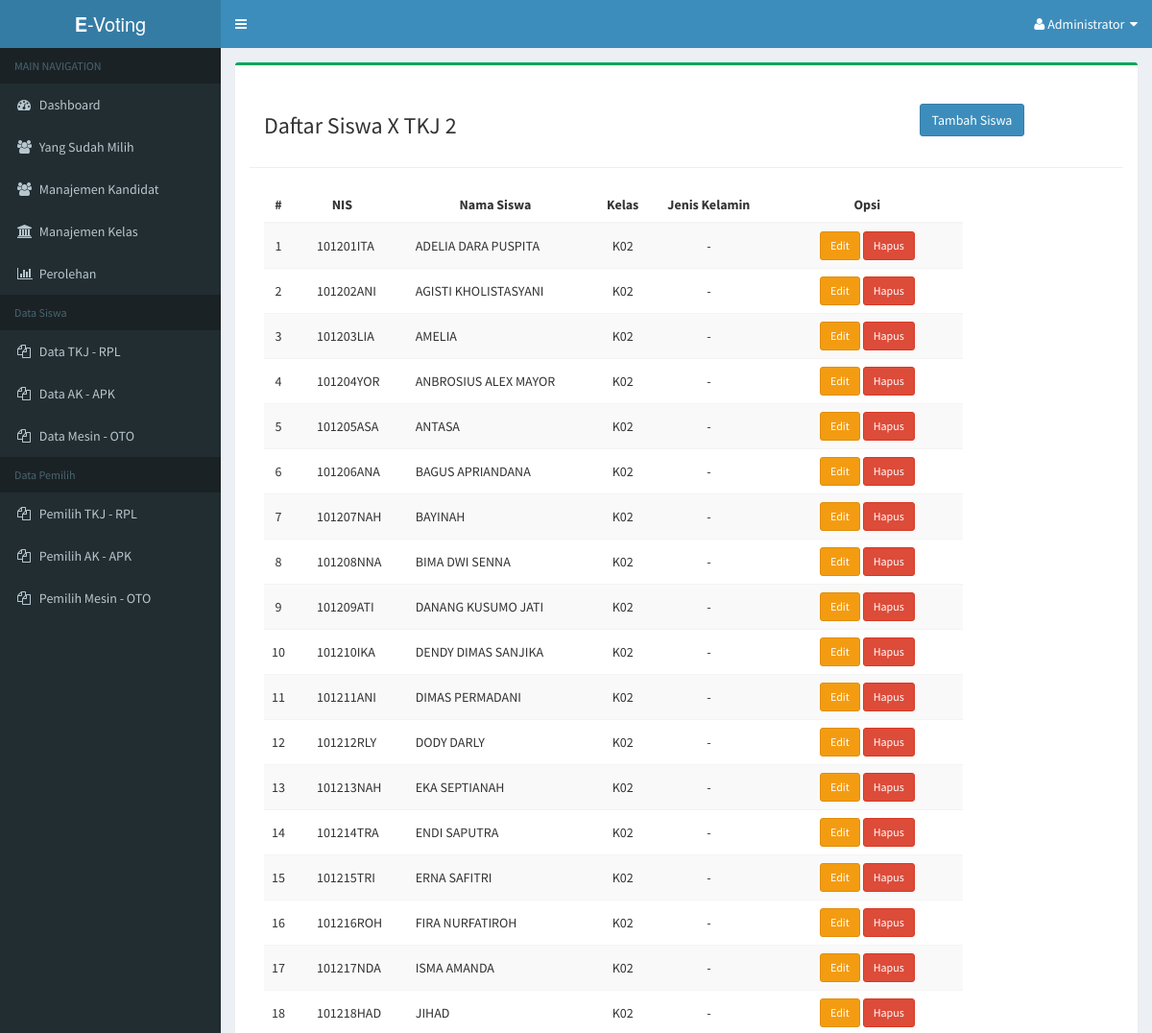
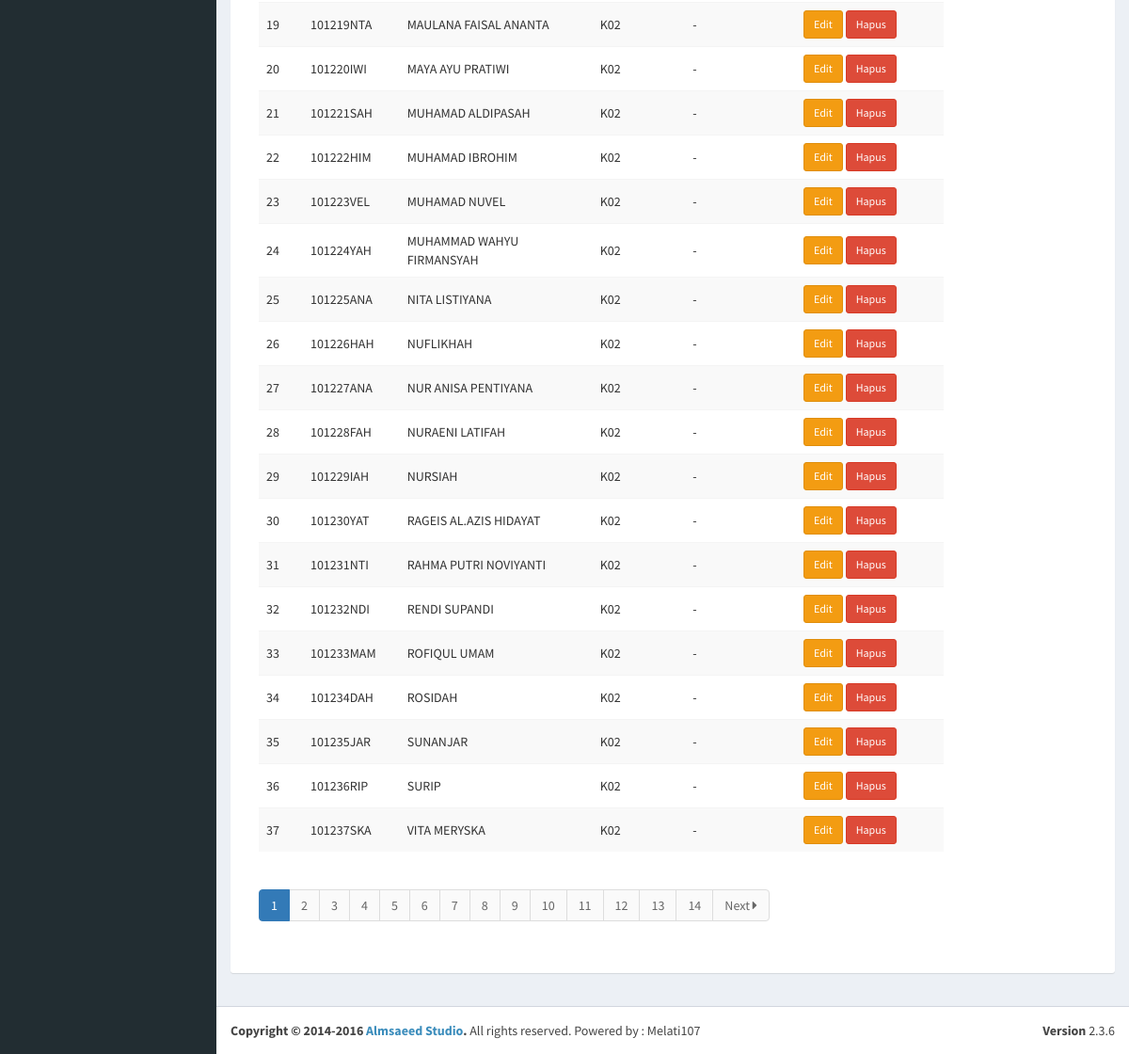
/admin/dashboard.php?page=X-TKJ-2 (signed in), run on the app's committed database (2 pictures, top to bottom).
### tables this page shows
CREATE TABLE IF NOT EXISTS `t_user` (
  `id_user` varchar(10) NOT NULL,
  `fullname` varchar(50) NOT NULL,
  `id_kelas` varchar(3) NOT NULL,
  `jk` enum('L','P') NOT NULL,
  `pemilih` enum('Y','N') NOT NULL DEFAULT 'Y'
);

### admin/siswa-kelas/X-TKJ-2.php (the view, shortened to what this page needs)
<div class="row">
   <div class="col-md-9 col-sm-9">
      <h3>Daftar Siswa X TKJ 2</h3>
   </div>
   <div class="col-md-3 col-sm-3" style="padding-top:10px;">
      <a class="btn btn-primary" href="?page=user&action=tambah">Tambah Siswa</a>
   </div>
   <hr />
   <div class="col-md-10 col-sm-12">
      <table class="table table-striped table-hover">
            <thead>
                  <tr>
                  <th style="text-align:center;">#</th>
                  <th style="text-align:center;">NIS</th>
                  <th style="text-align:center;">Nama Siswa</th>
                  <th style="text-align:center">Kelas</th>
                  <th width="130px" style="text-align:center;">Jenis Kelamin</th>
                  <th width="200px" style="text-align:center;">Opsi</th>
                  </tr>
            </thead>
            <tbody>
                  <?php
                  require('../include/connection.php');
                  if (isset($_GET['hlm'])) {
                              $hlm = $_GET['hlm'];
                              $no  = (100*$hlm) - 99;
                        } else {
                              $hlm = 1;
                              $no  = 1;
                        }
                  $sql = mysqli_query($con, "SELECT * FROM t_user  WHERE id_kelas='K02' ORDER BY fullname ASC ");
                  if (mysqli_num_rows($sql) > 0) {
                  while($data = mysqli_fetch_array($sql)) {
                        ?>
                        <tr>
                        <td style="text-align:center;vertical-align:middle;">
                              <?php echo $no++; ?>
                        </td>
                        <td style="padding-left:25px;vertical-align:middle;">
                              <?php echo $data['id_user']; ?>
                        </td>
                        <td style="padding-left:25px;vertical-align:middle;">
                              <?php echo $data['fullname']; ?>
                        </td>
                        <td style="text-align:center;vertical-align:middle;">
                              <?php echo $data['id_kelas']; ?>
                        </td>
                        <td style="text-align:center;vertical-align:middle;">
                              -
                        </td>
                        <td style="text-align:center;vertical-align:middle;">
                              <a href="?page=user&action=edit&id=<?php echo $data['id_user']; ?>" class="btn btn-warning btn-sm">
                              Edit
                              </a>
                              <a href="?page=user&action=hapus&id=<?php echo $data['id_user']; ?>" onclick="return confirm('Yakin ingin menghapus user ini ?');" class="btn btn-danger btn-sm">
                              Hapus
                              </a>
                        </td>
                        </tr>
                        <?php
                  }
                  } else {
                  echo "<tr>
                              <td colspan='5' style='text-align:center;'><h4>Belum ada data</h4></td>
                        </tr>";
                  }
                  ?>
            </tbody>
      </table>
      <?php
      echo '<ul class="pagination">';
      ?>
      <?php
         $hitung = mysqli_num_rows(mysqli_query($con, "SELECT * FROM t_user"));
         $total  = ceil($hitung / 100);
         for ($i = 1; $i <= $total ; $i++) {
      ?>
            <li <?php if ($hlm != $i) { echo 'class="waves-effect"'; } else { echo 'class="active"'; } ?>>
               <a href="?page=user&hlm=<?php  echo $i; ?>">
                  <?php  echo $i; ?>
               </a>
            </li>
         <?php
         }
         if ($hlm < $total) {
            $next = $hlm + 1;
         ?>
            <li class="waves-effect">
               <a href="?page=user&hlm=<?php  echo $next; ?>">
                  Next <i class='fa fa-caret-right'></i>
               </a>
            </li>
         <?php
         }
      echo '</ul>';
      ?>
      </div>
</div>

### data on the page
t_user: id_user "101201ITA", fullname "ADELIA DARA PUSPITA", id_kelas "K02"
t_user: id_user "101202ANI", fullname "AGISTI KHOLISTASYANI", id_kelas "K02"
t_user: id_user "101203LIA", fullname "AMELIA", id_kelas "K02"
t_user: id_user "101204YOR", fullname "ANBROSIUS ALEX MAYOR", id_kelas "K02"
t_user: id_user "101205ASA", fullname "ANTASA", id_kelas "K02"
t_user: id_user "101206ANA", fullname "BAGUS APRIANDANA", id_kelas "K02"
t_user: id_user "101207NAH", fullname "BAYINAH", id_kelas "K02"
t_user: id_user "101208NNA", fullname "BIMA DWI SENNA", id_kelas "K02"
t_user: id_user "101209ATI", fullname "DANANG KUSUMO JATI", id_kelas "K02"
t_user: id_user "101210IKA", fullname "DENDY DIMAS SANJIKA", id_kelas "K02"
t_user: id_user "101211ANI", fullname "DIMAS PERMADANI", id_kelas "K02"
t_user: id_user "101212RLY", fullname "DODY DARLY", id_kelas "K02"
t_user: id_user "101213NAH", fullname "EKA SEPTIANAH", id_kelas "K02"
t_user: id_user "101214TRA", fullname "ENDI SAPUTRA", id_kelas "K02"
t_user: id_user "101215TRI", fullname "ERNA SAFITRI", id_kelas "K02"
t_user: id_user "101216ROH", fullname "FIRA NURFATIROH", id_kelas "K02"
t_user: id_user "101217NDA", fullname "ISMA AMANDA", id_kelas "K02"
t_user: id_user "101218HAD", fullname "JIHAD", id_kelas "K02"
t_user: id_user "101219NTA", fullname "MAULANA FAISAL ANANTA", id_kelas "K02"
t_user: id_user "101220IWI", fullname "MAYA AYU PRATIWI", id_kelas "K02"
t_user: id_user "101221SAH", fullname "MUHAMAD ALDIPASAH", id_kelas "K02"
t_user: id_user "101222HIM", fullname "MUHAMAD IBROHIM", id_kelas "K02"
t_user: id_user "101223VEL", fullname "MUHAMAD NUVEL", id_kelas "K02"
t_user: id_user "101224YAH", fullname "MUHAMMAD WAHYU FIRMANSYAH", id_kelas "K02"
t_user: id_user "101225ANA", fullname "NITA LISTIYANA", id_kelas "K02"
t_user: id_user "101226HAH", fullname "NUFLIKHAH", id_kelas "K02"
t_user: id_user "101227ANA", fullname "NUR ANISA PENTIYANA", id_kelas "K02"
t_user: id_user "101228FAH", fullname "NURAENI LATIFAH", id_kelas "K02"
t_user: id_user "101229IAH", fullname "NURSIAH", id_kelas "K02"
t_user: id_user "101230YAT", fullname "RAGEIS AL.AZIS HIDAYAT", id_kelas "K02"
t_user: id_user "101231NTI", fullname "RAHMA PUTRI NOVIYANTI", id_kelas "K02"
t_user: id_user "101232NDI", fullname "RENDI SUPANDI", id_kelas "K02"
t_user: id_user "101233MAM", fullname "ROFIQUL UMAM", id_kelas "K02"
t_user: id_user "101234DAH", fullname "ROSIDAH", id_kelas "K02"
t_user: id_user "101235JAR", fullname "SUNANJAR", id_kelas "K02"
t_user: id_user "101236RIP", fullname "SURIP", id_kelas "K02"
t_user: id_user "101237SKA", fullname "VITA MERYSKA", id_kelas "K02"
